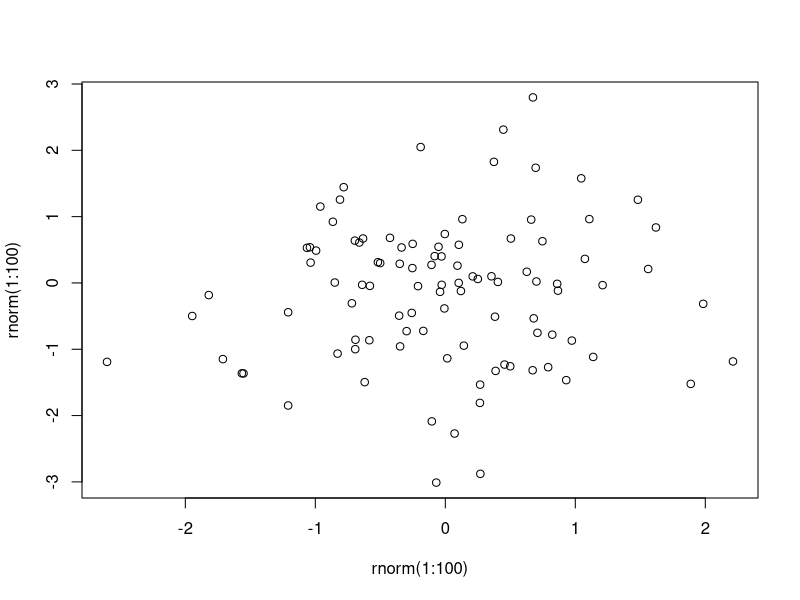

This figure's R source:
## ---- chunk 1
y <- rnorm(1:10)
x1 <- rnorm(1:10)
x2 <- rnorm(1:10)
x3<- rnorm(1:10)
## ---- chunk 2
fit <- lm(y ~ x1 + x2 + x3)
#!summary(fit)
## ---- chunk 3
plot(rnorm(1:100), rnorm(1:100))
